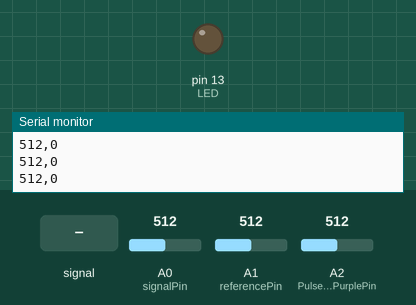
Recording of a sketch running on a simulated Arduino Uno, built with avr-gcc and run on an emulated ATmega328P. Shown: output pins drawn as LEDs (lit = HIGH), the last lines printed to the serial monitor. Dashed ring = blinking. Inputs (shaded band) come from the test bench; at power-on: A2 (PulseSensorPurplePin) = 512, A0 (signalPin) = 512, A1 (referencePin) = 512.

Above: at 1.2 s.
1.3 s: A2 (PulseSensorPurplePin) fed a 200 Hz sine of ±81 counts around its level
At 1.56 s:
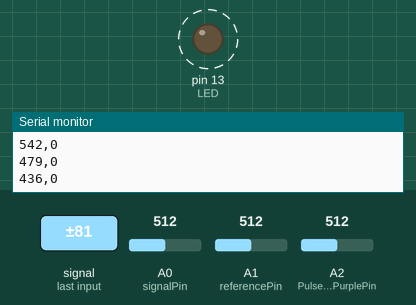
4.3 s: A0 (signalPin) fed a 200 Hz sine of ±255 counts around its level
7.3 s: A2 (PulseSensorPurplePin) set to 590
At 8.3 s:
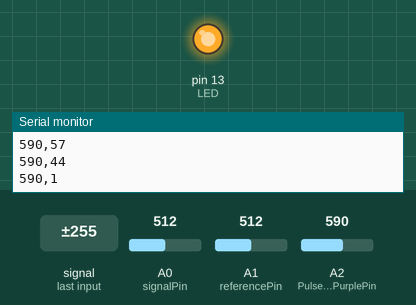
8.8 s: A2 (PulseSensorPurplePin) set to 573
At 9.3 s:
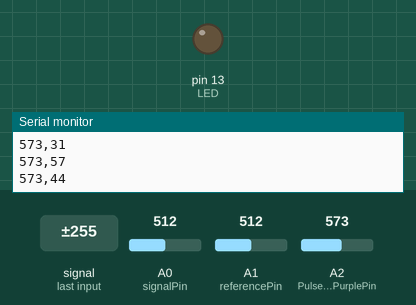
10.3 s: A2 (PulseSensorPurplePin) set to 716
At 11.5 s:
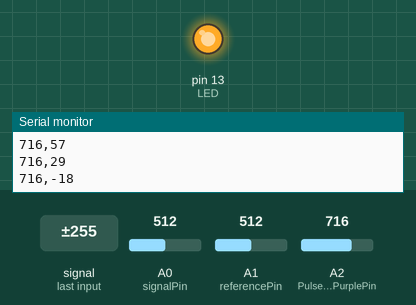
Timing chart, 0 to 12.8 s (numbered marks = the images above; inputs shaded):
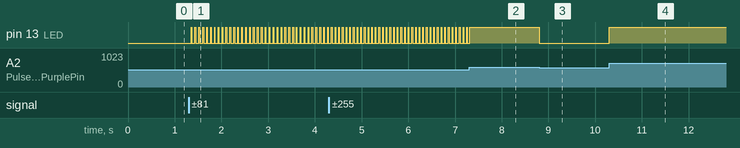

Measured:
- the behaviour switches between 581 and 580 on A2 (PulseSensorPurplePin) (found by bisection; images 2 and 3)
- after the input at 1.3 s, pin 13 (LED): alternates HIGH for 0.01 s and LOW for 0.06 s, starting after 0.05 s
- after the input at 7.3 s, pin 13 (LED): goes on until 7.3 s, then stays HIGH
- after the input at 8.8 s, pin 13 (LED): HIGH → LOW at once
- after the input at 10.3 s, pin 13 (LED): LOW → HIGH at once

The sketch:

GSR_HR_01.ino
```cpp
// GSR stuff
const int signalPin = A0; // GSR signal connected to A0
const int referencePin = A1; // Reference signal connected to A1
const int numReadings = 10; // number of readings to average

int signalReadings[numReadings]; // array to store signal readings
int referenceReadings[numReadings]; // array to store reference readings
int readIndex = 0; // current index in the reading arrays
int totalSignal = 0; // running total of the signal readings
int totalReference = 0; // running total of the reference readings


// Heart rate stuff
//  Variables
int PulseSensorPurplePin = 2;        // Pulse Sensor PURPLE WIRE connected to ANALOG PIN 0
int LED = LED_BUILTIN;   //  The on-board Arduion LED
int Signal;                // holds the incoming raw data. Signal value can range from 0-1024
int Threshold = 580;       // Determine which Signal to "count as a beat", and which to ingore.


void setup() {

  pinMode(LED,OUTPUT);         // pin that will blink to your heartbeat!

  Serial.begin(115200);
  // initialize all the readings to 0:
  for (int thisReading = 0; thisReading < numReadings; thisReading++) {
    signalReadings[thisReading] = 0;
    referenceReadings[thisReading] = 0;
  }
}

void loop() {
  // subtract the last reading:
  totalSignal -= signalReadings[readIndex];
  totalReference -= referenceReadings[readIndex];

  // read from the sensor:
  signalReadings[readIndex] = analogRead(signalPin);
  referenceReadings[readIndex] = analogRead(referencePin);

  // add the reading to the total:
  totalSignal += signalReadings[readIndex];
  totalReference += referenceReadings[readIndex];

  // advance to the next position in the array:
  readIndex = (readIndex + 1) % numReadings;

  // calculate the average:
  int averageSignal = totalSignal / numReadings;
  int averageReference = totalReference / numReadings;

  // calculate the differential value:
  int differentialValue = averageSignal - averageReference;


  Signal = analogRead(PulseSensorPurplePin);  // Read the PulseSensor's value.
                                              // Assign this value to the "Signal" variable.
  Serial.print(Signal);                    // Send the Signal value to Serial Plotter. send it to the computer (as ASCII digits):
  Serial.print(",");
  Serial.println(differentialValue);

    if(Signal > Threshold){                          // If the signal is above "550", then "turn-on" Arduino's on-Board LED.
    digitalWrite(LED,HIGH);
  } else {
    digitalWrite(LED,LOW);                //  Else, the sigal must be below "550", so "turn-off" this LED.
  }

  delay(10); // delay in between reads for stability
}
```
